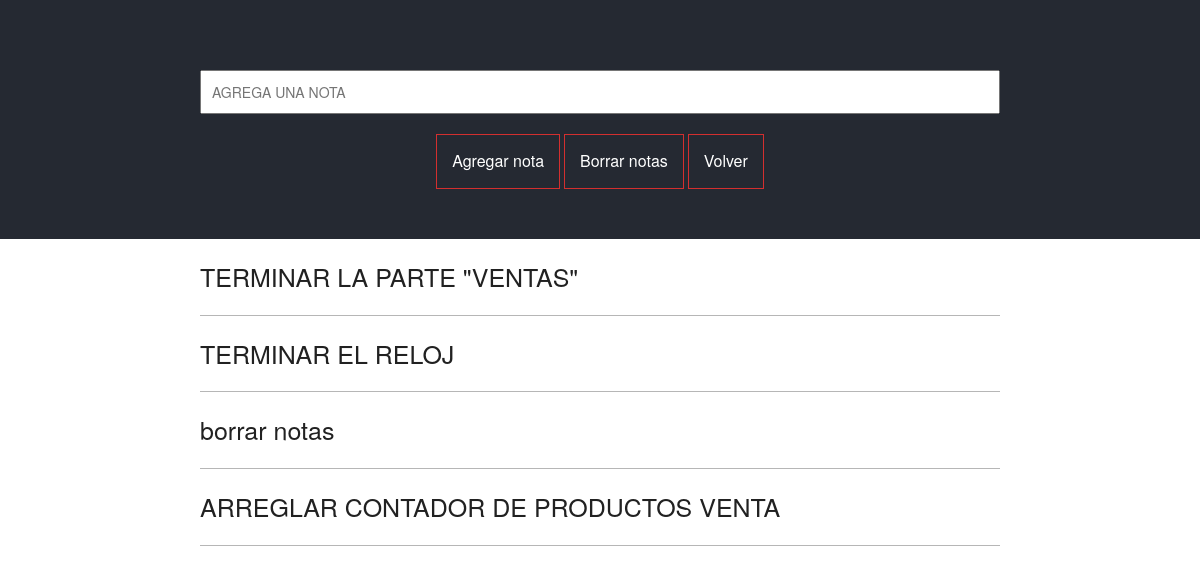
Before: /php/notas_rapidas.php with the older database file.
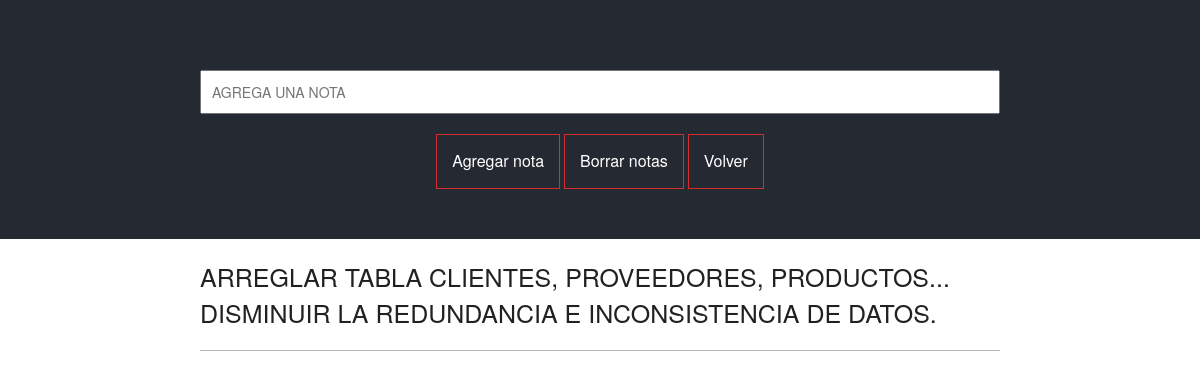
After: the same page with the newer database file.
### tables this page shows
CREATE TABLE IF NOT EXISTS `notas` (
  `cod_notas` int(3) NOT NULL AUTO_INCREMENT,
  `contenido` varchar(200) NOT NULL,
  PRIMARY KEY (`cod_notas`)
);

### php/notas_rapidas.php (the view, shortened to what this page needs)
<!DOCTYPE html>
<html lang="es">
<head>
	<link href="../css/notas/estilos.css" rel="stylesheet" >
	<link href="../css/normalize.css" rel="stylesheet" >
	<link href="../bootstrap/css/bootstrap.css" rel="stylesheet">
	<link href="../bootstrap/css/bootstrap.min.css" rel="stylesheet">
	<link href="../bootstrap/css/bootstrap-theme.css" rel="stylesheet">
	<link href="../bootstrap/css/bootstrap-theme.min.css" rel="stylesheet">
</head>
<body>
	<div class="principal">
		<div class="wrap">
			<form class="formulario" action="agrega_nota.php" method="post">
				<input type="text" id="tareaInput"  style="text-transform:uppercase;" onkeyup="javascript:this.value=this.value.toUpperCase();" placeholder="Agrega una nota" onkeypress="return runScript(event)" autofocus>
				<input type="button" class="boton" id="btn-agregar" value="Agregar nota" onclick="javascript:enviarNota();">
				<input type="button" class="boton" id="btn-borrar" value="Borrar notas" onclick="javascript:borrarNotas();">
				<input type="button" class="boton" id="btn-volver" value="Volver" onclick="history.back()">
			</form>
		</div>
	</div>
	<div class="tareas">
		<div class="wrap">
			<ul class="lista" id="lista" onclick="return false">
			<?php
            $registro = mysql_query("SELECT contenido FROM notas ORDER BY cod_notas ASC");
            while($registro2 = mysql_fetch_array($registro)){
				 echo '<li><a href="#">'.$registro2['contenido'].'</a></li>';
            }
       		?>
			</ul>
		</div>
	</div>
</body>
</html>

### css/notas/estilos.css (style rules this page uses)
* { margin: 0; padding: 0; -webkit-box-sizing: border-box; -moz-box-sizing: border-box; box-sizing: border-box; }
body { background: #FAFAFA; font-family:"Trebuchet MS", Arial, Helvetica, sans-serif; font-size: 16px; }
.wrap { margin: auto; max-width: 800px; width: 90%; }
.principal { background: #252932; border-top: 20px solid #252932; color: #fff; padding: 50px 0; width: 100%; }
.principal .formulario { color: #212121; text-align: center; }
.principal .formulario input[type=text] { margin-bottom: 20px; padding: 10px; width: 100%; }
.principal .formulario .boton { background: none; border: 1px solid #D32F2F; color: #fff; display: inline-block; font-size: 16px; padding: 15px; }
.tareas .lista { list-style: none; }
.tareas .lista li { border-bottom: 1px solid #B6B6B6; }
.tareas .lista li a { color: #212121; display: block; padding: 20px 0; text-decoration: none; font-size: 25px; pointer-events: none ; }

Changed rows visible on the page:
removed notas: contenido "TERMINAR EL RELOJ"
removed notas: contenido "borrar notas"
removed notas: contenido "ARREGLAR CONTADOR DE PRODUCTOS VENTA"
changed notas: contenido "TERMINAR LA PARTE \"VENTAS\"" → "ARREGLAR TABLA CLIENTES, PROVEEDORES, PRODUCTOS... DISMINUIR LA REDUNDANCIA E INCONSISTENCIA DE DATOS."
